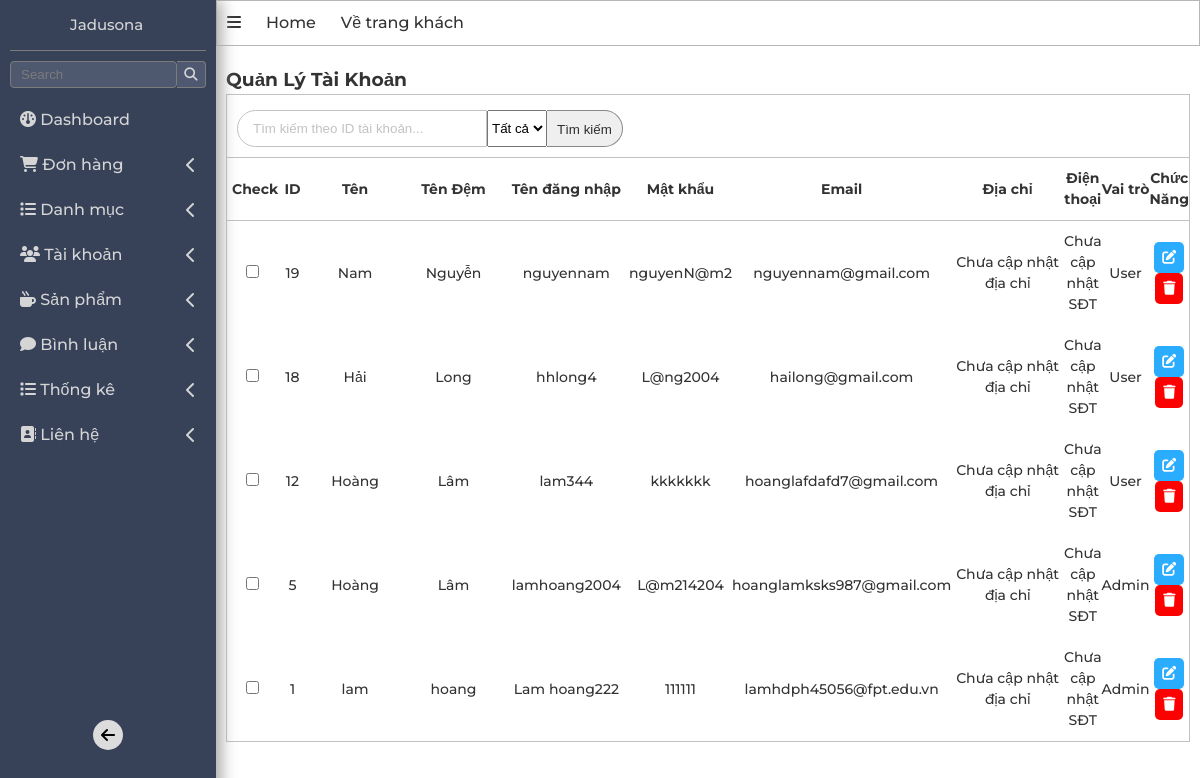
The app's page /admin/index.php?act=dskh (signed in) with its own data.
### tables this page shows
CREATE TABLE `taikhoan` (
  `id` int(11) NOT NULL,
  `firstname` varchar(255) NOT NULL,
  `lastname` varchar(255) NOT NULL,
  `username` varchar(255) NOT NULL,
  `pass` varchar(255) NOT NULL,
  `email` varchar(255) NOT NULL,
  `address` varchar(255) DEFAULT NULL,
  `phone` varchar(255) DEFAULT NULL,
  `role` tinyint(4) NOT NULL DEFAULT 0
);

### model/pdo.php (called while the page is built, shortened)
<?php
function pdo_get_connection(){
    $dburl = "mysql:host=localhost;dbname=duan1;charset=utf8";
    $username = 'root';
    $password = '';
    $conn = new PDO($dburl, $username, $password);
    $conn->setAttribute(PDO::ATTR_ERRMODE, PDO::ERRMODE_EXCEPTION);
    return $conn;
}
function pdo_query($sql){
    $sql_args = array_slice(func_get_args(), 1);
    try{
        $conn = pdo_get_connection();
        $stmt = $conn->prepare($sql);
        $stmt->execute($sql_args);
        $rows = $stmt->fetchAll();
        return $rows;
    }
    catch(PDOException $e){
        throw $e;
    }
    finally{
        unset($conn);
    }
}

### model/taikhoan.php (called while the page is built, shortened)
<?php
    function loadall_taikhoan($id,$role){
        $sql = "select * from taikhoan where 1";
        $sql.= " order by id desc";
        $listtaikhoan = pdo_query($sql);
        return $listtaikhoan;
    }
?>

### admin/taikhoan/list.php (the view, shortened to what this page needs)
<main class="w-100 d-f f-d">
          <h3>Quản Lý Tài Khoản</h3>
          <div class="search_list-product-admin w-100">
          <form action="index.php?act=dskh" method="POST" class="d-f form-search">
              <input
                type="text"
                placeholder="Tìm kiếm theo ID tài khoản..."
                class="input-search"
                name="iduser"
              />
              <select name="role">
                <option value="" selected>Tất cả</option>
              </select>
              <input
                type="submit"
                class="submit-search-form"
                value="Tìm kiếm"
                name="findAccSubmit"
              />
            </form>
            <form action="" class="d-f " >
                <table class="w-100 table_bill-admin">
                    <thead>
                        <th>Check</th>
                        <th>ID</th>
                        <th>Tên</th>
                        <th>Tên Đệm</th>
                        <th>Tên đăng nhập</th>
                        <th>Mật khẩu</th>
                        <th>Email</th>
                        <th>Địa chỉ</th>
                        <th>Điện thoại</th>
                        <th>Vai trò</th>
                        <th>Chức Năng </th>
                    </thead>
                    <?php foreach ($listtaikhoan as $taikhoan) {
                        extract($taikhoan);
                        $suatk="index.php?act=suatk&id=".$id;
                        $xoatk="index.php?act=xoatk&id=".$id;
                        $address = isset($address) ? $address : "null";
                        $tel = isset($tel) ? $tel : "null";
                     ?>
                        <tr>
                                <td><input type="checkbox"></td>
                                <td style="width:40px;"> <?= $id ?> </td>
                                <td style="width:140px;"> <?= $firstname ?>  </td>
                                <td style="width:140px;"> <?= $lastname ?>  </td>
                                <td style="width:140px;"> <?= $username ?>  </td>
                                <td> <?= $pass ?>  </td>
                                <td> <?= $email ?>  </td>
                                <td style="width:180px;"> <?= ($address == null) ? $address : 'Chưa cập nhật địa chỉ' ?>  </td>
                                <td> <?= ($tel == null) ? $tel : "Chưa cập nhật SĐT" ?>  </td>
                                <td> <?= ($role == 0) ? 'User' : "Admin"  ?>  </td>
                                <td>
                                  <a class="url-edit" href="<?= $suatk ?>">
                                    <i class="fa-solid fa-pen-to-square"></i>
                                  </a>
                                  <a  class="url-delete" href="<?= $xoatk ?>" onclick='return confirm("Delete entry?")'>
                                    <i class="fa-solid fa-trash"></i>
                                  </a>
                                </td>
                            </tr>
                   <?php } ?>
                  </table>
            </form>
          </div>
        </main>

### admin/index.php (shortened to what this page needs)
<?php
if (isset ($_SESSION['user']) && ($_SESSION['user']['role'] == 1)) {
    include "../model/pdo.php";
    include "../model/taikhoan.php";
    include "header.php";
    if (isset ($_GET['act'])) {
        $act = $_GET['act'];
        switch ($act) {
            case 'dskh':
                if(isset($_POST['findAccSubmit'])){
                    $isuser = $_POST['iduser'];
                    $role = $_POST['role'];
                    $listtaikhoan = loadall_taikhoan($isuser,$role);
                }
                else{
                    $listtaikhoan = loadall_taikhoan('','');
                }
                include "taikhoan/list.php";
                break;
        }
    } else {
        include "home.php";
    }
    include "footer.php";
} else {
    header('Location: ../index.php');
}
    ?>

### admin/header.php (shortened to what this page needs)
<!DOCTYPE html>
<html lang="en">
  <head>
    <link
      rel="stylesheet"
      href="https://cdnjs.cloudflare.com/ajax/libs/font-awesome/6.3.0/css/all.min.css"
    />
    <link rel="stylesheet" href="../assets/css/global.css" />
    <link rel="stylesheet" href="../assets/css/admin/admin.css">
    <link rel="stylesheet" href="../assets/css/admin/bill.css" />
    <link rel="stylesheet" href="../assets/css/admin/taikhoan.css" />
    <link rel="stylesheet" href="../assets/css/admin/pagin.css" />
  </head>
  <body>
    <div class="container d-f w-100">
      <div class="side-bar " style="height: 200vh" >
        <div class="team_name block">
          <div class="image">
          </div>
          <span>Jadusona</span>
        </div>
        <div class="admin-search-sideBar block">
          <form action="" class="d-f w-100">
            <input type="text" placeholder="Search" />
            <button><i class="fa-solid fa-magnifying-glass"></i></button>
          </form>
        </div>
        <div class="contain-list-menu w-100">
          <ul>
            <li >
              <a href="index.php" >
                <div>
                  <i class="fa-solid fa-gauge"></i>
                  <span>Dashboard</span>
                </div>
              </a>
            </li>
            <li class="li-side-bar">
              <a href="#" class="a-side-bar">
                <div>
                  <i class="fa-solid fa-cart-shopping"></i>
                  <span>Đơn hàng</span>
                </div>
                <i class="fa-solid fa-chevron-left"></i>
              </a>
              <ul class="sub-menu">
                <li>
                  <a href="index.php?act=listbill">
                  </a>
                </li>
              </ul>
            </li>
            <li class="li-side-bar">
              <a href="#" class="a-side-bar">
                <div>
                  <i class="fa-solid fa-list"></i>
                  <span>Danh mục</span>
                </div>
                <i class="fa-solid fa-chevron-left"></i>
              </a>
              <ul class="sub-menu">
                <li>
                  <a href="index.php?act=listdm">
                  </a>
                </li>
              </ul>
            </li>
            <li class="li-side-bar">
              <a href="#" class="a-side-bar">
                <div>
                  <i class="fa-solid fa-users"></i>
                  <span>Tài khoản</span>
                </div>
                <i class="fa-solid fa-chevron-left"></i>
              </a>
              <ul class="sub-menu">
                <li>
                  <a href="index.php?act=dskh">
                  </a>
                </li>
              </ul>
            </li>
            <li class="li-side-bar">
              <a href="#" class="a-side-bar">
                <div>
                  <i class="fa-solid fa-mug-hot"></i>
                  <span>Sản phẩm</span>
                </div>
                <i class="fa-solid fa-chevron-left"></i>
              </a>
              <ul class="sub-menu">
                <li>
                  <a href="index.php?act=listsp&page=1">
                  </a>
                </li>
              </ul>
            </li>
               <li class="li-side-bar">
              <a href="#" class="a-side-bar">
                <div>
                <i class="fa-solid fa-comment"></i>
                  <span>Bình luận</span>
                </div>
                <i class="fa-solid fa-chevron-left"></i>
              </a>
              <ul class="sub-menu">
                <li>
                  <a href="index.php?act=dsbl">
                  </a>
                </li>
              </ul>
            </li>
            <li class="li-side-bar">
              <a href="#" class="a-side-bar">
                <div>
                  <i class="fa-solid fa-list"></i>
                  <span>Thống kê </span>
                </div>
                <i class="fa-solid fa-chevron-left"></i>
              </a>
              <ul class="sub-menu">
                <li>
                  <a href="index.php?act=thongke">
                  </a>
                </li>
              </ul>
            </li>
            <li class="li-side-bar">
              <a href="#" class="a-side-bar">
                <div>
                <i class="fa-solid fa-address-book"></i>
                  <span>Liên hệ </span>
                </div>
                <i class="fa-solid fa-chevron-left"></i>
              </a>
              <ul class="sub-menu">
                <li>
                  <a href="index.php?act=lienhe">
                  </a>
                </li>
          </ul>
        </div>
        <button class="hidden">
          <i class="fa-solid fa-arrow-left"></i>
        </button>
      </div>
      <div class="dash-board">
        <header class="w-100">
          <div class="admin-bar w-100">
            <div class="left-menu d-f">
              <div class="left-menu-bar menu-bar-admin">
                <i class="fa-solid fa-bars"></i>
              </div>
              <div class="left-menu-bar">Home</div>
              <a href="/duAn1/index.php" class="left-menu-bar">Về trang khách</a>
            </div>
          </div>
        </header>

### admin/footer.php (shortened to what this page needs)
    </div>
    </div>
  </body>
</html>

### assets/css/global.css (style rules this page uses)
* { padding: 0; margin: 0; box-sizing: border-box; }
:root { --primary-color: rgb(28, 205, 28); --white: rgb(255, 255, 255); --black: black; --font-family: "Montserrat", sans-serif; --text-color: #333; --bg-header-contact: rgb(237, 237, 237); --font-weight: 500; --font-size: 1.6em; --padding-website : 5%; --admin-sideBar-border : #7c7c7c; --border-cart :rgb(193, 193, 193); }
html { font-size: 62.5%; }
body { font-size: var(--font-size); font-family: var(--font-family); line-height: 1.5; font-weight: var(--font-weight); text-rendering: optimizeSpeed; color: var(--text-color); }
a[href] { text-decoration: none; color: var(--text-color); }
li { list-style: none; }
.container { display: flex; }
.d-f { display: flex; }
.f-d { flex-direction: column; }
.w-100 { width: 100%; }

### assets/css/admin/admin.css (style rules this page uses)
:root { --color-text--sidebar :rgb(213, 213, 213); --border-color-form-table: #c2c2c2; }
.side-bar { width: 18%; background-color: rgb(55, 66, 89); color: var(--color-text--sidebar); box-shadow: 5px 0px 15px #a5a4a4; padding: 0px 10px; height: 100vh; position: fixed; transition: all 0.3s ease-in-out; z-index: 100; }
.dash-board { position: relative; left: 18%; transition: all 0.3s ease-in-out; width: calc(100% - 18%); }
.block { width: 100%; padding: 10px 10px; box-sizing: border-box; display: flex; gap: 20px; border-bottom: 1px solid var(--admin-sideBar-border); align-items: center; font-size: 1.5rem; }
.image { width: 30px; height: 30px; border-radius: 50%; overflow: hidden; }
.admin-search-sideBar { border: none; padding-left: 0px; padding-right: 0px; }
.admin-search-sideBar form button { border: 1px solid var(--admin-sideBar-border); background-color: rgba(81, 91, 114, 0.9); color: var(--color-text--sidebar); outline: none; border-radius: 4px; }
.admin-search-sideBar form input { padding: 5px 10px; box-sizing: border-box; width: 85%; border-bottom-right-radius: 0px; border-top-right-radius: 0px; caret-color: aliceblue; border: 1px solid var(--admin-sideBar-border); background-color: rgba(81, 91, 114, 0.9); color: var(--color-text--sidebar); outline: none; border-radius: 4px; }
.admin-search-sideBar form button { flex: 1; border-left: none; border-bottom-left-radius: 0px; border-top-left-radius: 0px; }
.admin-search-sideBar form input::placeholder { color: var(--admin-sideBar-border); }
.contain-list-menu>ul>li { height: 45px; overflow: hidden; transition: all 0.2s ease-in-out; }
.contain-list-menu>ul>li>a { display: flex; align-items: center; justify-content: space-between; color: var(--color-text--sidebar); padding: 10px 10px; border-radius: 5px; }
.contain-list-menu>ul>li a { display: flex; align-items: center; justify-content: space-between; color: var(--color-text--sidebar); padding: 10px 10px; border-radius: 5px; }
.sub-menu { margin-left: 8px; }
.admin-bar { border: 1.5px solid rgb(183, 181, 181); padding: 10px; }
.left-menu { gap: 25px; }
main { padding: 20px 10px ; }
.search_list-product-admin { border: 1px solid var(--border-color-form-table); }
.form-search { padding: 10px; margin-top: 5px; }
.form-search input::placeholder { color: var(--border-color-form-table); }
.input-search { padding: 10px 15px; background-color: var(--white); caret-color: var(--black); width: 250px; border: 1px solid var(--border-color-form-table); border-top-left-radius: 20px; border-bottom-left-radius: 20px; outline: none; }
.submit-search-form { border-top-right-radius: 20px; border-bottom-right-radius: 20px; padding: 0px 10px; border: 1px solid #888; border-left: none; color: rgb(46, 46, 46); padding-top: 2px; }
.url-edit,.url-delete { padding: 5px 8px; display: inline-block; text-align: center; border-radius: 5px; margin: 0px 3px; }
.url-edit i,.url-delete i { color: var(--white); }
.url-edit { background-color: rgb(42, 173, 255); }
.url-delete { background-color: red; }
.hidden { width: 30px; height: 30px; border-radius: 50%; border: none; font-size: 1.6rem; position: absolute; top: 45%; left: 50%; transform: translateX(-50%); background-color: #dddcdc; }
.hidden i { margin-top: 1px; }

### assets/css/admin/bill.css (style rules this page uses)
.table_bill-admin { border-top: 1px solid var(--border-color-form-table); font-size: 1.4rem; padding: 10px 5px; box-sizing: border-box; border-collapse:collapse ; }
.table_bill-admin>thead>tr>th { padding: 10px 0px; }
.table_bill-admin>thead>tr>th:first-child { padding-left: 5px; }
.table_bill-admin>tbody>tr>td { padding: 10px 0px; text-align: center; }
.table_bill-admin>tbody>tr>td:first-child { padding-left: 0px; }
.table_bill-admin>thead>tr>th { text-align: center; }

### records on screen
taikhoan: id "19", firstname "Nam", lastname "Nguyễn", username "nguyennam", pass "nguyenN@m2", email "nguyennam@gmail.com", role "User"
taikhoan: id "18", firstname "Hải", lastname "Long", username "hhlong4", pass "L@ng2004", email "hailong@gmail.com", role "User"
taikhoan: id "12", firstname "Hoàng", lastname "Lâm", username "lam344", pass "kkkkkkk", email "hoanglafdafd7@gmail.com", address "Chưa cập nhật địa chỉ", role "User"
taikhoan: id "5", firstname "Hoàng", lastname "Lâm", username "lamhoang2004", pass "L@m214204", email "hoanglamksks987@gmail.com", role "Admin"
taikhoan: id "1", firstname "lam", lastname "hoang", username "Lam hoang222", pass "111111", email "lamhdph45056@fpt.edu.vn", role "Admin"
